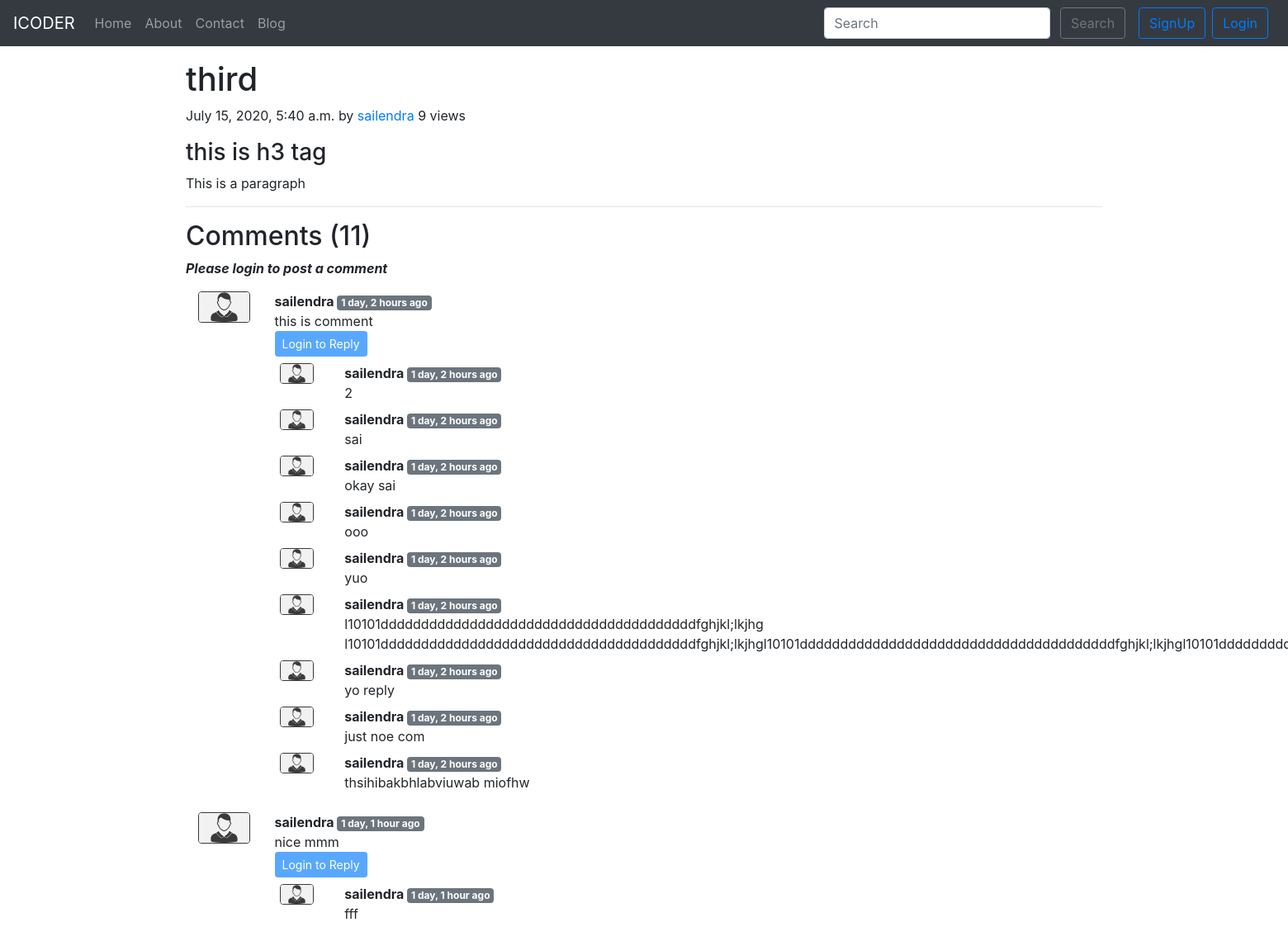
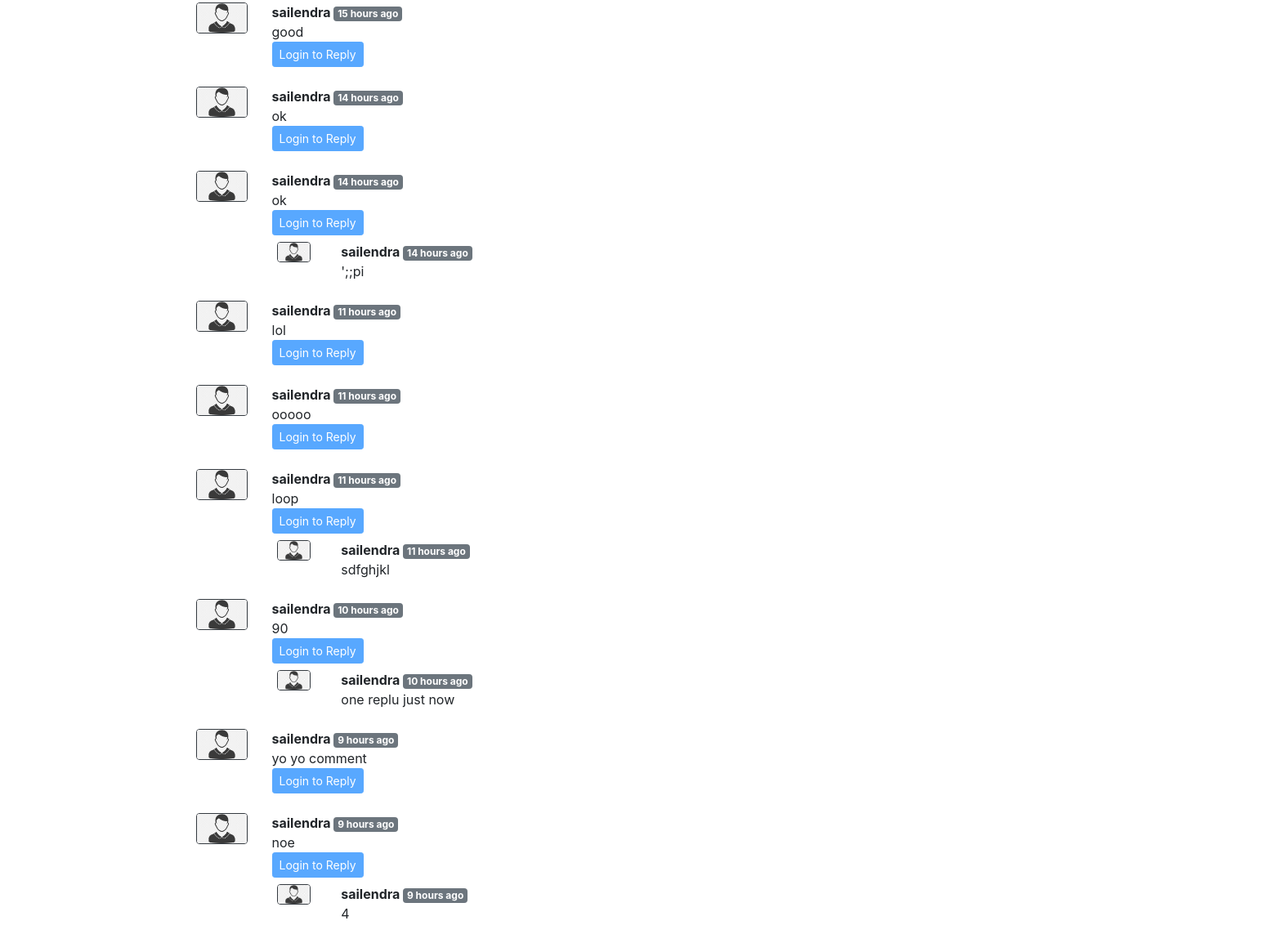
Screenshot of /blog/thi-pos-3 with the database file from the repository (2 pictures, top to bottom).
### blog/models.py (models this page shows, shortened)
class Post(models.Model):
    sno = models.AutoField(primary_key=True)
    title = models.CharField(max_length=80)
    author = models.CharField(max_length=20)
    slug = models.CharField(max_length=120)
    views = models.IntegerField(default=0)
    content = models.TextField()
    timeStamp = models.DateTimeField(blank=True)

class BlogComment(models.Model):
    sno = models.AutoField(primary_key=True)
    comment = models.TextField()
    user = models.ForeignKey(User, on_delete=models.CASCADE)
    post = models.ForeignKey(Post, on_delete=models.CASCADE)
    parent = models.ForeignKey('self', on_delete=models.CASCADE, null=True)
    timeStamp = models.DateTimeField(default=now)

### blog/views.py (the view)
# urls.py: path('<str:slug>', views.blogPost, name='blogPost'),
def blogPost(request, slug):
    post = Post.objects.filter(slug=slug).first()
    post.views += 1
    post.save()
    comments = BlogComment.objects.filter(post=post, parent=None)
    replies = BlogComment.objects.filter(post=post).exclude(parent=None)
    replyDict = {}
    for reply in replies:
        if reply.parent.sno not in replyDict.keys():
            replyDict[reply.parent.sno] = [reply]
        else:
            replyDict[reply.parent.sno].append(reply)
    context = {'post': post, 'comments': comments,
               'user': request.user, 'replyDict': replyDict}
    return render(request, 'blog/blogPost.html', context)

### blog/templatetags/extras.py (called while the page is built)
@register.filter(name='get_val')
def get_val(dict, key):
    return dict.get(key)

### templates/blog/blogPost.html (shortened to what this page needs)
{% extends 'base.html' %}
{% block body %}
{% load humanize %}
{% load extras %}
<div class="container my-3">
  <div class="blog-post">
    <h1 class="blog-post-title">{{post.title}}</h1>
    <p class="blog-post-meta">{{post.timeStamp}} by <a href="/about">{{post.author}}</a><span> {{post.views}} views</span></p>
    <p>{{post.content|safe}}</p>
    <hr>
  </div>
</div>
<div class="container">
  <h2>Comments ({{comments.count}})</h2>
  <div class="my-2">
    {% if user.is_authenticated %}
    <form action="/blog/postComment" method="POST"> {% csrf_token %}
      <div class="form-group">
        <label for="comment">Post Comment</label>
        <input type="text" class="form-control" id="comment" name="comment" placeholder="Comment">
      </div>
      <input type="hidden" name="postSno" value="{{post.sno}}">
      <input type="hidden" name="parentSno" value="">
      <button type="submit" class="btn btn-outline-primary">Submit</button>
    </form>
    {% else %}
    <p><i><b>Please login to post a comment</b></i></p>
    {% endif %}
  </div>
  {% for comment in comments %}
  <div class="row my-3 mx-0">
    <div class="col-md-1"> <img class="rounded mx-auto d-block w-100 border border-dark" src="/static/img/1.png"
        alt="user"></div>
    <div class="col-md-11">
      <b>{{comment.user.username}} </b> <span class="badge badge-secondary">{{comment.timeStamp|naturaltime}}</span>
      <div>{{comment.comment}}</div>
      <div class="reply mx-0">
        {% if user.is_authenticated %}
        <button class="btn btn-primary btn-sm" type="button" data-toggle="collapse"
          data-target="#replyBox{{comment.sno}}" aria-expanded="false" aria-controls="replyBox{{comment.sno}}">
          Reply
        </button>
        <div class="collapse" id="replyBox{{comment.sno}}">
          <div class="card card-body my-1">
            <form action="/blog/postComment" method="POST"> {% csrf_token %}
              <div class="form-group">
                <label for="comment">Post a Reply</label>
                <input type="text" class="form-control" name="comment" placeholder="Comment">
                <input type="hidden" name="parentSno" value="{{comment.sno}}">
              </div>
              <input type="hidden" name="postSno" value="{{post.sno}}">
              <button type="submit" class="btn btn-outline-primary">Submit</button>
            </form>
          </div>
        </div>
        {% else %}
        <button class="btn btn-primary btn-sm" type="button" data-toggle="collapse"
          data-target="#replyBox{{comment.sno}}" aria-expanded="false" aria-controls="replyBox{{comment.sno}}" disabled>
          Login to Reply
        </button>
        {% endif %}
        <div class="replies my-2">
          {% for reply in replyDict|get_val:comment.sno %}
          <div class="row my-2">
            <div class="col-md-1">
              <img class="rounded mx-auto d-block w-75 border border-dark" src="/static/img/1.png" alt="user">
            </div>
            <div class="col-md-11">
              <b>{{comment.user.username}} </b> <span
                class="badge badge-secondary">{{comment.timeStamp|naturaltime}}</span>
              <div>{{reply.comment}}</div>
            </div>
          </div>
          {% endfor %}
        </div>
      </div>
    </div>
  </div>
  {% endfor %}
</div>
{% endblock body %}

### templates/base.html (shortened to what this page needs)
<!doctype html>
<html lang="en">
<head>
  <link rel="stylesheet" href="https://stackpath.bootstrapcdn.com/bootstrap/4.5.0/css/bootstrap.min.css"
>
</head>
<body>
  <nav class="navbar navbar-expand-lg navbar-dark bg-dark">
    <a class="navbar-brand" href="/">ICODER</a>
    <div class="collapse navbar-collapse" id="navbarSupportedContent">
      <ul class="navbar-nav mr-auto">
        <li class="nav-item {% block homeactive %} {% endblock homeactive %} ">
          <a class="nav-link" href="/">Home <span class="sr-only">(current)</span></a>
        </li>
        <li class="nav-item {% block aboutactive %} {% endblock aboutactive %}">
          <a class="nav-link" href="/about">About</a>
        </li>
        <li class="nav-item {% block contactactive %} {% endblock contactactive %}">
          <a class="nav-link" href="/contact">Contact</a>
        </li>
        <li class="nav-item {% block blogactive %} {% endblock blogactive %}">
          <a class="nav-link" href="/blog">Blog</a>
        </li>
      </ul>
      <div class="ml-auto form-inline ">
        <form method="get" action="/search" class="my-2 my-lg-0 mx-3">
          <input class="form-control mr-sm-2" type="search" placeholder="Search" aria-label="Search" name="query"
            id="query">
          <button class="btn btn-outline-secondary my-2 my-sm-0" type="submit">Search</button>
        </form>
        {% if user.is_authenticated %}
        <ul class="navbar-nav">
          <li class="dropdown">
            <a class="btn btn-secondary dropdown-toggle" role="button" href="/"id="dropdownMenu2" data-toggle="dropdown"
              aria-haspopup="true" aria-expanded="false">
             Welcome {{request.user}}
            </a>
            <div class="dropdown-menu" aria-labelledby="dropdownMenu2">
              <a class="dropdown-item" href="/logout">Logout</a>
            </div>
          </li>
        </ul>
      {% else %}
      <button type="button" class="btn btn-outline-primary mr-2" data-toggle="modal" data-target="#signupModal">
        SignUp
      </button>
      <button type="button" class="btn btn-outline-primary mr-2" data-toggle="modal" data-target="#LoginModal">
        Login
      </button>
      {% endif %}
    </div>
  </div>
  </nav>
  {% block body %}
   {% endblock body %}
</body>
</html>

### rows the page displays
Post: title "third", timeStamp "July 15, 2020, 5:40 a.m.", author "sailendra", views "9", content "this is h3 tag This is a paragraph"
BlogComment: user.username "sailendra", timeStamp "1 day, 2 hours ago", comment "this is comment"
BlogComment: comment "2"
BlogComment: comment "sai"
BlogComment: comment "okay sai"
BlogComment: comment "ooo"
BlogComment: comment "yuo"
BlogComment: comment "l10101dddddddddddddddddddddddddddddddddddddddfghjkl;lkjhg…"
BlogComment: comment "yo reply"
BlogComment: comment "just noe com"
BlogComment: comment "thsihibakbhlabviuwab miofhw"
BlogComment: user.username "sailendra", timeStamp "1 day, 1 hour ago", comment "nice mmm"
BlogComment: comment "fff"
BlogComment: user.username "sailendra", timeStamp "15 hours ago", comment "good"
BlogComment: user.username "sailendra", timeStamp "14 hours ago", comment "ok"
BlogComment: user.username "sailendra", timeStamp "14 hours ago", comment "ok"
BlogComment: comment "';;pi"
BlogComment: user.username "sailendra", timeStamp "11 hours ago", comment "lol"
BlogComment: user.username "sailendra", timeStamp "11 hours ago", comment "ooooo"
BlogComment: user.username "sailendra", timeStamp "11 hours ago", comment "loop"
BlogComment: comment "sdfghjkl"
BlogComment: user.username "sailendra", timeStamp "10 hours ago", comment "90"
BlogComment: comment "one replu just now"
BlogComment: user.username "sailendra", timeStamp "9 hours ago", comment "yo yo comment"
BlogComment: user.username "sailendra", timeStamp "9 hours ago", comment "noe"
BlogComment: comment "4"

### other values shown
{{ comments.count }} "11"
